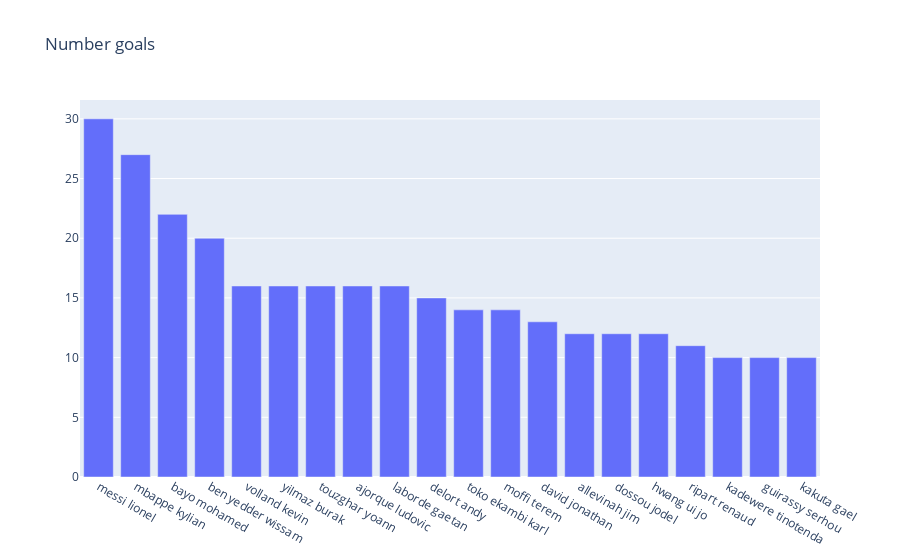

Here is the notebook cell this chart was saved with:
### Code cell
n=20
df_2020_order= df_2020.sort_values(by=BUTS,ascending=False)
bar_plot(df_2020_order[JOUEUR][:n],df_2020_order[BUTS][:n],"Number goals")

### Figure 1 — Plotly figure (JSON) as saved in the notebook; plotly's stock layout.template omitted (floating-point values rounded to 4 significant figures)
{"data": [{"type": "bar", "x": ["messi lionel", "mbappe kylian", "bayo mohamed", "ben yedder wissam", "volland kevin", "yilmaz burak", "touzghar yoann", "ajorque ludovic", "laborde gaetan", "delort andy", "toko ekambi karl", "moffi terem", "david jonathan", "allevinah jim", "dossou jodel", "hwang ui jo", "ripart renaud", "kadewere tinotenda", "guirassy serhou", "kakuta gael"], "y": [30, 27, 22, 20, 16, 16, 16, 16, 16, 15, 14, 14, 13, 12, 12, 12, 11, 10, 10, 10]}], "layout": {"title": {"text": "Number goals"}}}
